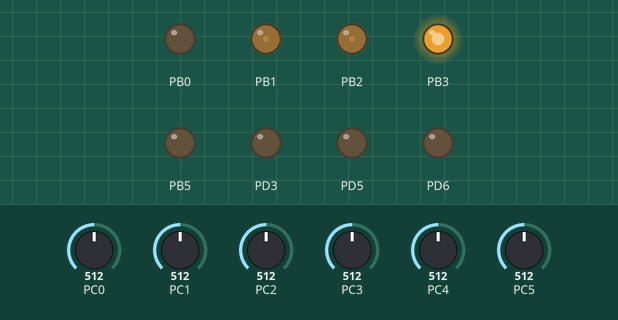
Recording of a program running on a simulated ATmega328P, built with avr-gcc and emulated at 16 MHz. Shown: output pins drawn as LEDs (lit = HIGH). The inputs (shaded band) are chosen by the test bench; at power-on: PC0 = 512, PC1 = 512, PC2 = 512, PC3 = 512, PC4 = 512, PC5 = 512. What the program prints to the serial monitor is not drawn.

Above: at 0.1 s.
Timing chart, 0 to 22.0 s (numbered marks = the images above):
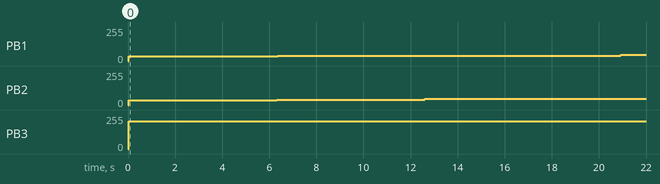

Measured:
- by itself, PB1: 0/255 → 34/255 at 0.04 s, → 41/255 6.3 s later, → 47/255 14.6 s later
- by itself, PB2: 0/255 → 34/255 at 0.04 s, → 40/255 6.3 s later, → 46/255 6.3 s later
- by itself, PB3: 0/255 → 210/255 at 0.04 s

The program:

main.c
```c
/*
 * newpc_file.c
 *
 * Created: 5/28/2018 1:07:44 PM
 * Author : OLUSEYI
 */
#define F_CPU 16000000Ul
#include <avr/io.h>
#include <util/delay.h>
#include <avr/interrupt.h>
#include <stdio.h>
#include "USART_irq.h"

#define FOSC 16000000 // Clock Speed
#define BAUD 9600
#define MYUBRR FOSC/16/BAUD-1

//unsigned char Direction;

const unsigned char Smps_Table[60]={120, 118, 116, 114, 112, 110, 108, 106, 104, 102, 100, 98, 96, 94, 92, 90, 88, 86, 84, 82, 80, 78, 76, 74, 72,
	              70, 68, 64, 62, 60, 58, 56, 54, 52, 50, 48, 46, 44, 42, 40, 38, 36, 34, 32, 30, 28, 26, 24, 22, 20, 18, 16, 14,
				  12, 10, 8, 6, 4, 2 , 0 };


const unsigned char MPPT_Table[41] = {0, 2, 4, 6, 8, 10, 12, 14, 16, 18, 20, 22, 24,
	26, 28, 30, 32, 34, 36, 38, 40, 42, 44, 46, 48, 50, 52, 54, 56, 58, 60, 62, 64, 66, 68, 70, 72, 74, 76, 78, 80};


uint32_t accumulator = 0;
int16_t value[6];
uint8_t count,channel,step,duty = 0;


	struct {
		uint8_t b0 : 1;
		uint8_t b1 : 1;
		uint8_t b2 : 1;
		uint8_t b3 : 1;
		uint8_t b4 : 1;
		uint8_t b5 : 1;
		uint8_t b6 : 1;
		uint8_t b7 : 1;
} TPort;

#define Direction TPort.b0
#define Updown TPort.b1

float sensitivity = 0.36786;
float Batt_Volt, Solar,N_Power,L_Power;
float current[4];
/* Static Variables */
static unsigned char UART_RxBuf[UART_RX_BUFFER_SIZE];
static volatile unsigned char UART_RxHead;
static volatile unsigned char UART_RxTail;
static unsigned char UART_TxBuf[UART_TX_BUFFER_SIZE];
static volatile unsigned char UART_TxHead;
static volatile unsigned char UART_TxTail;
volatile uint8_t Sendflag = 0;
/* Prototypes */


#define LED_ON PORTB |= (1<<PORTB3)
#define LED_OFF PORTB &= ~(1<<PORTB3)
#define LED_TOGGLE PINB |= (1<<PINB3)


/* initialize UART */
void InitUART( unsigned char baudrate )
{
	unsigned char x;

	/*Set baud rate */
	UBRR0H = (unsigned char)(baudrate>>8);
	UBRR0L = (unsigned char)baudrate;
	/*Enable receiver and transmitter, Enable receive interrupt */
	UCSR0B = (1<<RXEN0)|(1<<TXEN0)|(1<<RXCIE0);
	/* Set frame format: 8data, 1stop bit */
	UCSR0C = (3<<UCSZ00);

	x = 0; /* flush receive buffer */
	UART_RxTail = x;
	UART_RxHead = x;
	UART_TxTail = x;
	UART_TxHead = x;
}

ISR (USART_RX_vect)
{
	unsigned char data;
	unsigned char tmphead;
	data = UDR0; /* read the received data */
	/* calculate buffer index */
	tmphead = ( UART_RxHead + 1 ) & UART_RX_BUFFER_MASK;
	UART_RxHead = tmphead; /* store new index */
	if ( tmphead == UART_RxTail )
	{
		/* ERROR! Receive buffer overflow */
	}
	Sendflag = 1;
	UART_RxBuf[tmphead] = data; /* store received data in buffer */
}


ISR (USART_UDRE_vect)
{
	unsigned char tmptail;
	/* check if all data is transmitted */
	if ( UART_TxHead != UART_TxTail )
	{
		/* calculate buffer index */
		tmptail = ( UART_TxTail + 1 ) & UART_TX_BUFFER_MASK;
		UART_TxTail = tmptail; /* store new index */
		UDR0 = UART_TxBuf[tmptail]; /* start transmission */
	}
	else
	{
		UCSR0B &= ~(1<<UDRIE0); /* disable UDRE interrupt */
	}
}

/* Read and write functions */
unsigned char ReceiveByte( void )
{
	unsigned char tmptail;
	while ( UART_RxHead == UART_RxTail ) /* wait for incomming data */
	;
	tmptail = ( UART_RxTail + 1 ) & UART_RX_BUFFER_MASK;/* calculate buffer index */
	UART_RxTail = tmptail; /* store new index */
	return UART_RxBuf[tmptail]; /* return data */
}

void TransmitByte( unsigned char data )
{
	unsigned char tmphead;
	/* calculate buffer index */
	tmphead = ( UART_TxHead + 1 ) & UART_TX_BUFFER_MASK; /* wait for free space in buffer */
	while ( tmphead == UART_TxTail );
	UART_TxBuf[tmphead] = data; /* store data in buffer */
	UART_TxHead = tmphead; /* store new index */
	UCSR0B |= (1<<UDRIE0); /* enable UDRE interrupt */
}

//static int uart_putchar(char c, FILE *stream);

int TransmitByte_IO( char data,FILE *stream  )
{
	unsigned char tmphead;
	/* calculate buffer index */
	tmphead = ( UART_TxHead + 1 ) & UART_TX_BUFFER_MASK; /* wait for free space in buffer */
	while ( tmphead == UART_TxTail );
	UART_TxBuf[tmphead] = data; /* store data in buffer */
	UART_TxHead = tmphead; /* store new index */
	UCSR0B |= (1<<UDRIE0); /* enable UDRE interrupt */
return 0;     // this return value shouldn't be here
}

unsigned char DataInReceiveBuffer( void )
{
	return ( UART_RxHead != UART_RxTail ); /* return 0 (FALSE) if the receive buffer is empty */
}

void USART_putstring(char* StringPtr){

	while(*StringPtr != 0x00){    //Here we check if there is still more chars to send, this is done checking the actual char and see if it is different from the null char
		TransmitByte(*StringPtr);    //Using the simple send function we send one char at a time
	StringPtr++;}        //We increment the pointer so we can read the next char

}


static FILE mystdout = FDEV_SETUP_STREAM(TransmitByte_IO, NULL,_FDEV_SETUP_WRITE);


ISR (TIMER1_OVF_vect)
{
	//if (Direction == 0xFF)
	if (Direction == 1)
	{


		 OCR1A = 0xFF;
		 //set PWM  for 25% duty cycle @ 16bit
		 OCR1B = Smps_Table[step];
		 //set PwM for 75% duty cycle @ 16bit

		//Direction = 0x00;
		Direction = 0;
	}
	else{

	 OCR1B = 0xFF;
	 //set PWM  for 25% duty cycle @ 16bit
	 OCR1A = Smps_Table[step];
	 //set PwM for 75% duty cycle @ 16bit
		//Direction = 0xFF;
		Direction = 1;
	}

}


ISR (TIMER2_COMPA_vect)
{
	LED_ON;
	OCR2B =MPPT_Table[duty] ;

}
ISR(TIMER2_COMPB_vect)
{
	LED_OFF;

}


void adc_init()
{

	ADMUX  |= (1<<REFS0);     //SET VREF  TO  INTERNAL VCC
	ADCSRA  |=  (1<<ADEN)|(1<<ADPS2)|(1<<ADPS1)|(1<<ADPS0); // ENABLE INTERRUPTS  AND SET  THIS  TO 128  PRESCALER
}

uint16_t adc_read(uint8_t ch)
{
	ch &= 0b00000111;
	ADMUX  = (ADMUX & 0xF8) | ch;      // set  ADMUX  to  right adc  channel

	//START  SINGLE CONVERSION
	//WRITE 1 TO ADSC REGISTER
	ADCSRA |= (1<<ADSC);

	//WAIT TILL CONVERSION COMPLETE
	while(ADCSRA &  (1<<ADSC));
	return (ADC);
}


void Read_sample()
{
	for(channel=0; channel<6; channel++)
	{
		value[channel] = 0;
		accumulator = 0;
		for (count=0;  count<50; count++)
		{
			accumulator += adc_read(channel);
		}
		value[channel] = (accumulator/ 50);
	}
	 current[0] = (511-value[0])  * sensitivity;
	 current[1] = (511-value[1] )* sensitivity;
	 current[2]=(512-value[2])* sensitivity;
	 current[3]= (511-value[5]) * sensitivity;

	 Batt_Volt = (value[3] * 5.00)/ 1024;
	 Solar = (value[4] * 5.00)/ 1024;

}


void Current_Feedback()
{
	if (current[1] < 10.0)         // Current Sense from SMPS
	{
		step++;
		if (step > 58) step = 58;
	}
	else
	{
		if (step > 0)
		{
			step --;
		}
	}

}

void mppt_PO()
{
	N_Power = Batt_Volt * current[0];
	if (N_Power < L_Power) Updown ^= 1;
	if(!Updown)
	{
		duty--;
		if (duty < 5) duty = 5;
	}
	else
	{
		duty++;
		if ( duty >= 40)  duty=40;
	}

	L_Power = N_Power;
}

void PWM1_Init()
{

		OCR1A = 0xFF;      //set PWM  for 25% duty cycle @ 16bit
		OCR1B = 0xFF;	    // set PWM for 50% duty cycle
		ICR1 = 177;           //45khz base frequency    //set top to 16bit
		TCCR1A |= (1 << COM1A1) | (1 << COM1B1)|(1 << COM1A0) | (1 << COM1B0) |(1 << WGM11);
		TCCR1B |= (1 << WGM12)|(1<<WGM13);       //SET as non inverting mode     // set as fast PWM
		TCCR1B |= (1 << CS10);                 // No prescale and start PWM2
		TIMSK1 |= (1<<TOIE1);               //enable timer 1 overflow interrupt
}

void PWM2_Init(uint16_t freq)
{

	TCCR2A |= (1 << WGM21);
	// Set to CTC Mode

	TIMSK2 |= (1 << OCIE2A)|(1 << OCIE2B);
	//Set interrupt on compare match

	TCCR2B |= (1 << CS21);
	// set prescaler to 64 and starts PWM

	OCR2A = freq;

}

int main(void)
{
	duty = 34;
	DDRB |= (1<<DDB1)|(1<<DDB0)|(1<<DDB2)|(1<<DDB3)| (1<<DDB5);
	DDRD |= (1<<DDD6)|(1<<DDD5)|(1<<DDD3);

	//PORTB &= ~(1<<PORTB0);
	 InitUART(MYUBRR); /* set the baudrate to 19,200 bps using a 3.6864MHz crystal */
	 stdout = &mystdout;

	adc_init();
     PWM2_Init(82);                           // OCR2A =(F_CPU/(freq * 8)-1);
	 PWM1_Init();

	 sei();                          //enable global interrupt


    /* Replace with your application code */
    while (1)
    {

  //if (Sendflag)
  if (1)
  {
	  printf("%4.2f,%2.2f,%4.2f,%4.2f,%4.2f,%4.2f\n\r", current[0], current[1], current[2], current[3], Batt_Volt, Solar);
	  Sendflag = 0;

  }

  Read_sample();
Current_Feedback();
//mppt_PO();

//step=27;


_delay_ms(1000);
    }
}
```

USART_irq.c
```c
/*
 * USART_irq.c
 *
 * Created: 5/30/2018 10:03:07 PM
 *  Author: OLUSEYI
 */

#include <avr/io.h>
#include <avr/interrupt.h>
#include <stdio.h>
```

USART_irq.h
```c
/*
 * USART_irq.h
 *
 * Created: 5/30/2018 10:01:15 PM
 *  Author: OLUSEYI
 */


#ifndef USART_IRQ_H_
#define USART_IRQ_H_


/* UART Buffer Defines */
#define UART_RX_BUFFER_SIZE 128 /* 1,2,4,8,16,32,64,128 or 256 bytes */
#define UART_TX_BUFFER_SIZE 128 /* 1,2,4,8,16,32,64,128 or 256 bytes */
#define UART_RX_BUFFER_MASK ( UART_RX_BUFFER_SIZE - 1 )
#define UART_TX_BUFFER_MASK ( UART_TX_BUFFER_SIZE - 1 )


void InitUART( unsigned char baudrate );
unsigned char ReceiveByte( void );
void TransmitByte( unsigned char data );
void USART_putstring(char* StringPtr);
int TransmitByte_IO( char data,FILE *stream  );


#endif /* USART_IRQ_H_ */
```
